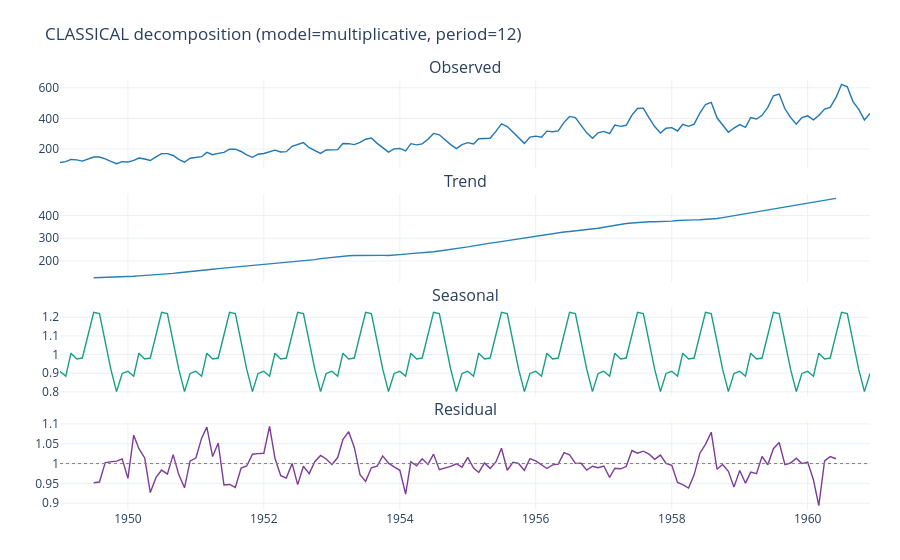

Notebook source saved alongside this figure:
### Markdown cell above
## 3. Classical decomposition (multiplicative)

>  Multiplicative requires **all-positive** values. If your series has zeros or negatives, stick to additive (or shift the series).

### Code cell
if (series.dropna() > 0).all():
    result_mul, fig_mul = tsf.decompose_and_plot(series, model="multiplicative", method="classical")
    fig_mul.show()
else:
    print("Series contains zero or negative values — multiplicative model not applicable.")

### Figure 1 — Plotly figure (JSON) as saved in the notebook; plotly's stock layout.template omitted (floating-point values rounded to 4 significant figures; data arrays with more than 128 entries replaced by an {"elided": "..."} marker saying what was removed)
{"data": [{"line": {"color": "#1f77b4", "width": 1.4}, "mode": "lines", "name": "Observed", "showlegend": false, "type": "scatter", "x": {"elided": "144 str values"}, "xaxis": "x", "y": {"elided": "144 int values"}, "yaxis": "y"}, {"line": {"color": "#2980b9", "width": 1.4}, "mode": "lines", "name": "Trend", "showlegend": false, "type": "scatter", "x": {"elided": "144 str values"}, "xaxis": "x2", "y": {"elided": "144 float values"}, "yaxis": "y2"}, {"line": {"color": "#16a085", "width": 1.4}, "mode": "lines", "name": "Seasonal", "showlegend": false, "type": "scatter", "x": {"elided": "144 str values"}, "xaxis": "x3", "y": {"elided": "144 float values"}, "yaxis": "y3"}, {"line": {"color": "#7d3c98", "width": 1.4}, "mode": "lines", "name": "Residual", "showlegend": false, "type": "scatter", "x": {"elided": "144 str values"}, "xaxis": "x4", "y": {"elided": "144 float values"}, "yaxis": "y4"}], "layout": {"annotations": [{"font": {"size": 16}, "showarrow": false, "text": "Observed", "x": 0.5, "xanchor": "center", "xref": "paper", "y": 1, "yanchor": "bottom", "yref": "paper"}, {"font": {"size": 16}, "showarrow": false, "text": "Trend", "x": 0.5, "xanchor": "center", "xref": "paper", "y": 0.735, "yanchor": "bottom", "yref": "paper"}, {"font": {"size": 16}, "showarrow": false, "text": "Seasonal", "x": 0.5, "xanchor": "center", "xref": "paper", "y": 0.47, "yanchor": "bottom", "yref": "paper"}, {"font": {"size": 16}, "showarrow": false, "text": "Residual", "x": 0.5, "xanchor": "center", "xref": "paper", "y": 0.205, "yanchor": "bottom", "yref": "paper"}], "autosize": true, "hovermode": "x unified", "margin": {"b": 50, "l": 60, "r": 30, "t": 80}, "shapes": [{"line": {"color": "grey", "dash": "dot", "width": 1}, "type": "line", "x0": 0, "x1": 1, "xref": "x4 domain", "y0": 1, "y1": 1, "yref": "y4"}], "title": {"text": "CLASSICAL decomposition (model=multiplicative, period=12)"}, "xaxis": {"anchor": "y", "autorange": true, "domain": [0, 1], "matches": "x4", "range": ["1949-01-01", "1960-12-01"], "showticklabels": false, "type": "date"}, "xaxis2": {"anchor": "y2", "autorange": true, "domain": [0, 1], "matches": "x4", "range": ["1949-01-01", "1960-12-01"], "showticklabels": false, "type": "date"}, "xaxis3": {"anchor": "y3", "autorange": true, "domain": [0, 1], "matches": "x4", "range": ["1949-01-01", "1960-12-01"], "showticklabels": false, "type": "date"}, "xaxis4": {"anchor": "y4", "autorange": true, "domain": [0, 1], "range": ["1949-01-01", "1960-12-01"], "type": "date"}, "yaxis": {"anchor": "x", "autorange": true, "domain": [0.795, 1], "range": [75.22, 650.8], "type": "linear"}, "yaxis2": {"anchor": "x2", "autorange": true, "domain": [0.53, 0.735], "range": [107.4, 494.4], "type": "linear"}, "yaxis3": {"anchor": "x3", "autorange": true, "domain": [0.265, 0.47], "range": [0.7775, 1.25], "type": "linear"}, "yaxis4": {"anchor": "x4", "autorange": true, "domain": [0, 0.205], "range": [0.883, 1.105], "type": "linear"}}}
